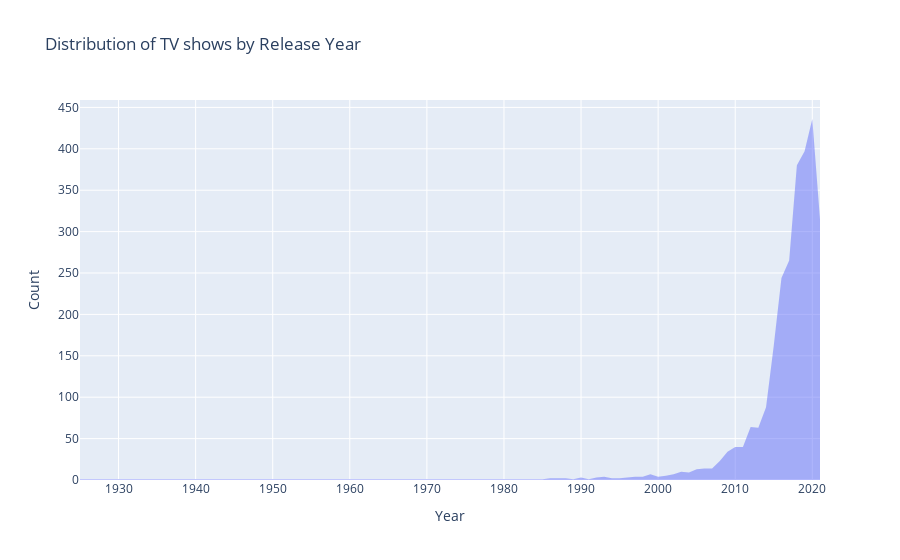

This figure's notebook cell:
### Code cell
year_counts=tv['release_year'].value_counts().sort_index() #TV shows in different years
fig = go.Figure()

fig.add_trace(go.Scatter(
    x=year_counts.index,
    y=year_counts.values,
    mode='none',
    fill='tozeroy',
    hovertemplate='Year: %{x}<br>Count: %{y}<extra></extra>',
    name='Count'
))

# Customize the axes labels and title
fig.update_layout(
    xaxis=dict(title='Year'),
    yaxis=dict(title='Count'),
    title='Distribution of TV shows by Release Year'
)
fig.show()

### Figure 1 — Plotly figure (JSON) as saved in the notebook; plotly's stock layout.template omitted (floating-point values rounded to 4 significant figures)
{"data": [{"fill": "tozeroy", "hovertemplate": "Year: %{x}<br>Count: %{y}<extra></extra>", "mode": "none", "name": "Count", "type": "scatter", "x": [1925, 1945, 1946, 1963, 1967, 1972, 1974, 1977, 1979, 1981, 1985, 1986, 1988, 1989, 1990, 1991, 1992, 1993, 1994, 1995, 1996, 1997, 1998, 1999, 2000, 2001, 2002, 2003, 2004, 2005, 2006, 2007, 2008, 2009, 2010, 2011, 2012, 2013, 2014, 2015, 2016, 2017, 2018, 2019, 2020, 2021], "y": [1, 1, 1, 1, 1, 1, 1, 1, 1, 1, 1, 2, 2, 1, 3, 1, 3, 4, 2, 2, 3, 4, 4, 7, 4, 5, 7, 10, 9, 13, 14, 14, 23, 34, 40, 40, 64, 63, 88, 162, 244, 265, 380, 397, 436, 315]}], "layout": {"title": {"text": "Distribution of TV shows by Release Year"}, "xaxis": {"title": {"text": "Year"}}, "yaxis": {"title": {"text": "Count"}}}}
